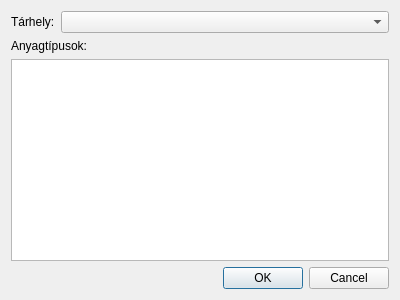
<?xml version="1.0" encoding="UTF-8"?>
<ui version="4.0">
 <class>LeftoverAuditDialog</class>
 <widget class="QDialog" name="LeftoverAuditDialog">
  <property name="geometry">
   <rect>
    <x>0</x>
    <y>0</y>
    <width>400</width>
    <height>300</height>
   </rect>
  </property>
  <property name="windowTitle">
   <string>Dialog</string>
  </property>
  <layout class="QVBoxLayout" name="verticalLayout">
   <item>
    <layout class="QHBoxLayout" name="horizontalLayout" stretch="0,1">
     <item>
      <widget class="QLabel" name="label">
       <property name="text">
        <string>Tárhely:</string>
       </property>
      </widget>
     </item>
     <item>
      <widget class="QComboBox" name="comboBox_Storages"/>
     </item>
    </layout>
   </item>
   <item>
    <widget class="QLabel" name="label_2">
     <property name="text">
      <string>Anyagtípusok:</string>
     </property>
    </widget>
   </item>
   <item>
    <widget class="QListWidget" name="listWidget_Materials"/>
   </item>
   <item>
    <widget class="QDialogButtonBox" name="buttonBox">
     <property name="orientation">
      <enum>Qt::Orientation::Horizontal</enum>
     </property>
     <property name="standardButtons">
      <set>QDialogButtonBox::StandardButton::Cancel|QDialogButtonBox::StandardButton::Ok</set>
     </property>
    </widget>
   </item>
  </layout>
 </widget>
 <resources/>
 <connections>
  <connection>
   <sender>buttonBox</sender>
   <signal>accepted()</signal>
   <receiver>LeftoverAuditDialog</receiver>
   <slot>accept()</slot>
   <hints>
    <hint type="sourcelabel">
     <x>248</x>
     <y>254</y>
    </hint>
    <hint type="destinationlabel">
     <x>157</x>
     <y>274</y>
    </hint>
   </hints>
  </connection>
  <connection>
   <sender>buttonBox</sender>
   <signal>rejected()</signal>
   <receiver>LeftoverAuditDialog</receiver>
   <slot>reject()</slot>
   <hints>
    <hint type="sourcelabel">
     <x>316</x>
     <y>260</y>
    </hint>
    <hint type="destinationlabel">
     <x>286</x>
     <y>274</y>
    </hint>
   </hints>
  </connection>
 </connections>
</ui>
